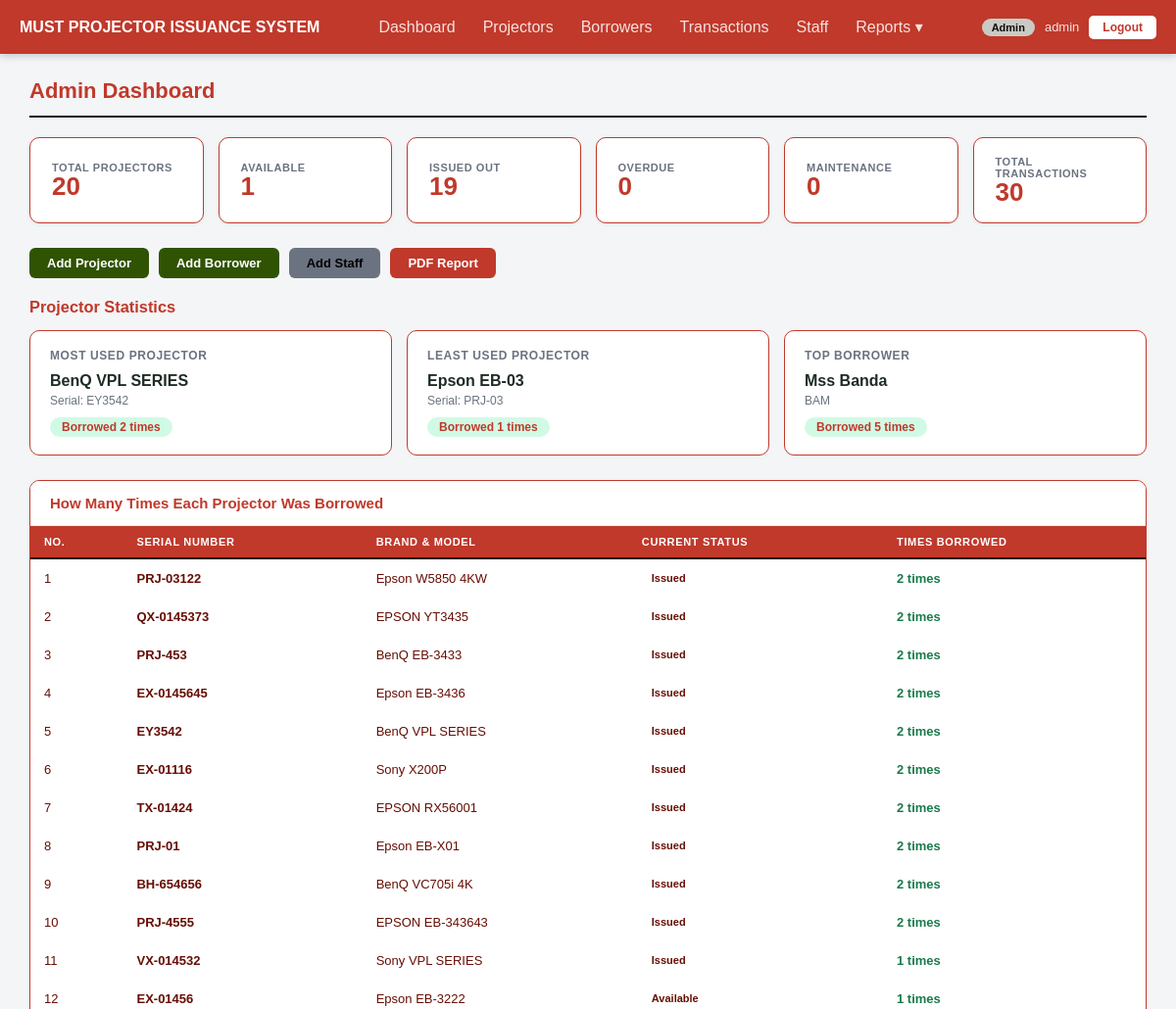
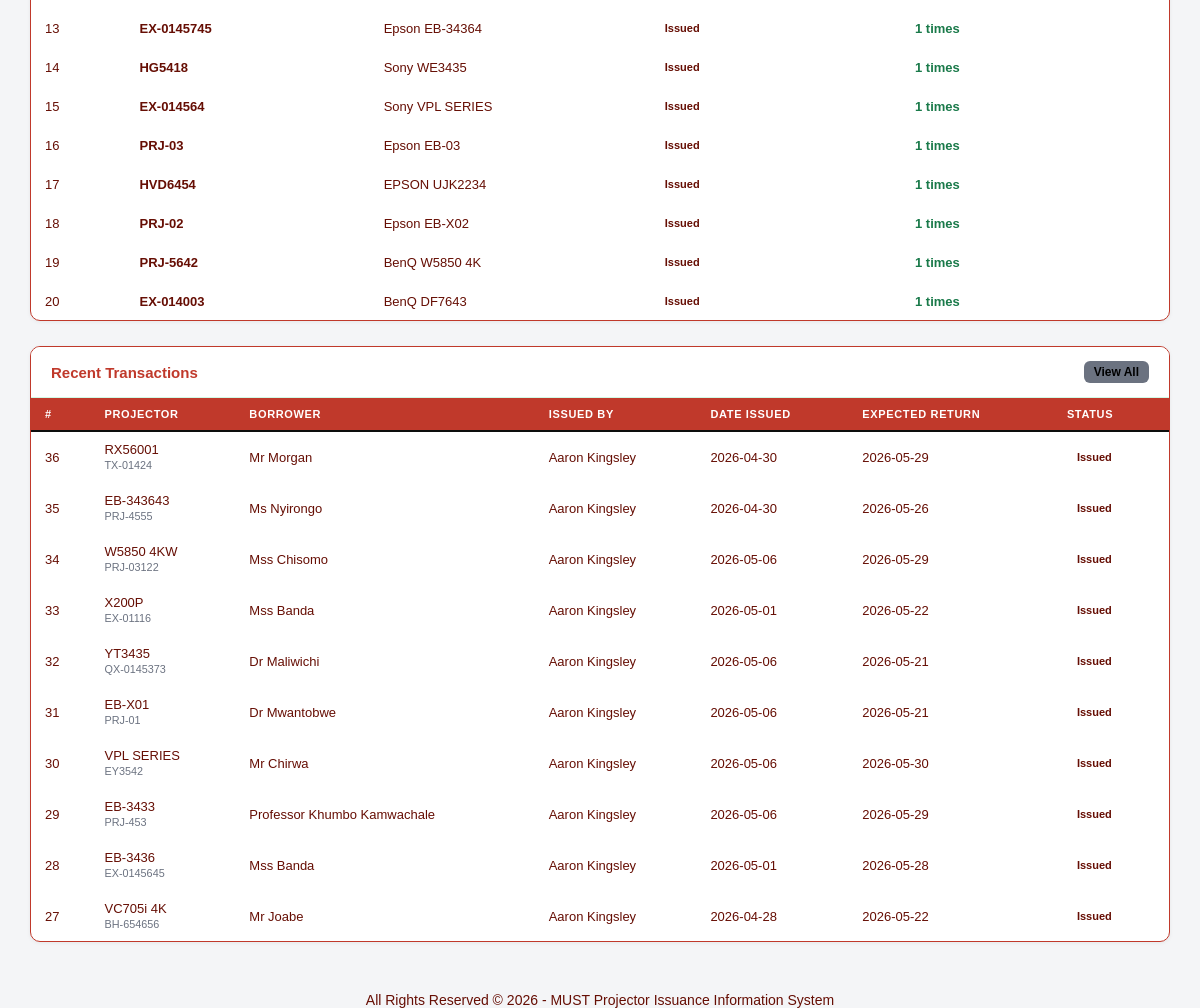
Page /admin/dashboard.php (signed in) on the committed database (2 pictures, top to bottom).
### tables this page shows
CREATE TABLE `tbl_transactions` (
  `id` int(11) NOT NULL,
  `projector_id` int(11) NOT NULL,
  `borrower_id` int(11) NOT NULL,
  `issued_by` int(11) NOT NULL,
  `purpose` text DEFAULT NULL,
  `date_issued` date NOT NULL,
  `expected_return` date NOT NULL,
  `date_returned` date DEFAULT NULL,
  `status` varchar(20) DEFAULT 'issued',
  `notes` text DEFAULT NULL,
  `created_at` timestamp NOT NULL DEFAULT current_timestamp()
);

CREATE TABLE `tbl_projectors` (
  `id` int(11) NOT NULL,
  `serial_number` varchar(100) NOT NULL,
  `brand` varchar(100) NOT NULL,
  `model` varchar(150) NOT NULL,
  `status` varchar(20) NOT NULL DEFAULT 'available',
  `condition_note` varchar(200) DEFAULT 'Good',
  `added_at` timestamp NOT NULL DEFAULT current_timestamp()
);

CREATE TABLE `tbl_borrowers` (
  `id` int(11) NOT NULL,
  `full_name` varchar(200) NOT NULL,
  `department` varchar(150) DEFAULT NULL,
  `contact` varchar(100) DEFAULT NULL,
  `email` varchar(150) DEFAULT NULL
);

CREATE TABLE `tbl_users` (
  `id` int(11) NOT NULL,
  `username` varchar(50) NOT NULL,
  `email` varchar(100) NOT NULL,
  `password` varchar(255) NOT NULL,
  `role` varchar(10) NOT NULL DEFAULT 'teller',
  `created_at` datetime DEFAULT current_timestamp(),
  `status` enum('pending','active','inactive') DEFAULT 'pending'
);

### admin/dashboard.php (the view, shortened to what this page needs)
<?php
require_once '../db.php';
$Projector_stat = mysqli_query($conn, "SELECT COUNT(*) AS total FROM tbl_projectors");
$row = mysqli_fetch_assoc($Projector_stat);
$totalProjectors = $row['total'];
$Projector_stat = mysqli_query($conn, "SELECT COUNT(*) AS total FROM tbl_projectors WHERE status = 'available'");
$row = mysqli_fetch_assoc($Projector_stat);
$totalAvailable = $row['total'];
$Projector_stat = mysqli_query($conn, "SELECT COUNT(*) AS total FROM tbl_projectors WHERE status = 'issued'");
$row = mysqli_fetch_assoc($Projector_stat);
$totalIssued = $row['total'];
$Projector_stat = mysqli_query($conn, "SELECT COUNT(*) AS total FROM tbl_projectors WHERE status = 'maintenance'");
$row = mysqli_fetch_assoc($Projector_stat);
$totalMaintenance = $row['total'];
$Projector_stat = mysqli_query($conn, "SELECT COUNT(*) AS total FROM tbl_transactions");
$row = mysqli_fetch_assoc($Projector_stat);
$totalTransactions = $row['total'];
$Projector_stat = mysqli_query($conn, "SELECT COUNT(*) AS total FROM tbl_transactions WHERE status = 'overdue'");
$row = mysqli_fetch_assoc($Projector_stat);
$totalOverdue = $row['total'];
$Projector_stat = mysqli_query($conn,
    "SELECT p.serial_number, p.brand, p.model, COUNT(t.id) AS times_borrowed
     FROM tbl_projectors p
     LEFT JOIN tbl_transactions t ON p.id = t.projector_id
     GROUP BY p.id
     ORDER BY times_borrowed DESC
     LIMIT 1"
);
$mostUsed = mysqli_fetch_assoc($Projector_stat);
$Projector_stat = mysqli_query($conn,
    "SELECT p.serial_number, p.brand, p.model, COUNT(t.id) AS times_borrowed
     FROM tbl_projectors p
     LEFT JOIN tbl_transactions t ON p.id = t.projector_id
     GROUP BY p.id
     ORDER BY times_borrowed ASC
     LIMIT 1"
);
$leastUsed = mysqli_fetch_assoc($Projector_stat);
$Projector_stat = mysqli_query($conn,
    "SELECT b.full_name, b.department, COUNT(t.id) AS times_borrowed
     FROM tbl_borrowers b
     LEFT JOIN tbl_transactions t ON b.id = t.borrower_id
     GROUP BY b.id
     ORDER BY times_borrowed DESC
     LIMIT 1"
);
$topBorrower = mysqli_fetch_assoc($Projector_stat);
$usageResult = mysqli_query($conn,
    "SELECT p.serial_number, p.brand, p.model, p.status, COUNT(t.id) AS times_borrowed
     FROM tbl_projectors p
     LEFT JOIN tbl_transactions t ON p.id = t.projector_id
     GROUP BY p.id
     ORDER BY times_borrowed DESC"
);
$recentResult = mysqli_query($conn,
    "SELECT
        t.id,
        t.date_issued,
        t.expected_return,
        t.status,
        p.model         AS projector_model,
        p.serial_number AS serial_number,
        b.full_name     AS borrower_name,
        u.username      AS issued_by
     FROM tbl_transactions t
     JOIN tbl_projectors p ON t.projector_id = p.id
     JOIN tbl_borrowers  b ON t.borrower_id  = b.id
     JOIN tbl_users      u ON t.issued_by    = u.id
     ORDER BY t.created_at DESC
     LIMIT 10"
);
require_once '../includes/header.php';
?>
<div class="stats-row">
    <div class="stat-card">
        <div>
            <div class="stat-label">Total Projectors</div>
            <div class="stat-number"><?php echo $totalProjectors; ?></div>
        </div>
    </div>
    <div class="stat-card">
        <div>
            <div class="stat-label">Available</div>
            <div class="stat-number"><?php echo $totalAvailable; ?></div>
        </div>
    </div>
    <div class="stat-card orange">
        <div>
            <div class="stat-label">Issued Out</div>
            <div class="stat-number"><?php echo $totalIssued; ?></div>
        </div>
    </div>
    <div class="stat-card red">
        <div>
            <div class="stat-label">Overdue</div>
            <div class="stat-number"><?php echo $totalOverdue; ?></div>
        </div>
    </div>
    <div class="stat-card purple">
        <div>
            <div class="stat-label">Maintenance</div>
            <div class="stat-number"><?php echo $totalMaintenance; ?></div>
        </div>
    </div>
    <div class="stat-card blue">
        <div>
            <div class="stat-label">Total Transactions</div>
            <div class="stat-number"><?php echo $totalTransactions; ?></div>
        </div>
    </div>
</div>
<div class="action-row">
    <a href="projectors.php"                  class="btn btn-green">Add Projector</a>
    <a href="borrowers.php"                   class="btn btn-green">Add Borrower</a>
    <a href="users.php"                       class="btn btn-grey" >Add Staff</a>
    <a href="../reports/all_transactions.php" class="btn btn-gold" >PDF Report</a>
</div>
<h3 style="color:#c0392b; margin-bottom:14px;">Projector Statistics</h3>
<div class="stats-row" style="margin-bottom:25px;">
    <div class="stat-info-box">
        <div class="stat-info-label">Most Used Projector</div>
        <div class="stat-info-value">
            <?php echo $mostUsed['brand']; ?> <?php echo $mostUsed['model']; ?>
        </div>
        <div class="stat-info-sub">
            Serial: <?php echo $mostUsed['serial_number']; ?>
        </div>
        <div class="stat-info-count">
            Borrowed <?php echo $mostUsed['times_borrowed']; ?> times
        </div>
    </div>
    <div class="stat-info-box">
        <div class="stat-info-label">Least Used Projector</div>
        <div class="stat-info-value">
            <?php echo $leastUsed['brand']; ?> <?php echo $leastUsed['model']; ?>
        </div>
        <div class="stat-info-sub">
            Serial: <?php echo $leastUsed['serial_number']; ?>
        </div>
        <div class="stat-info-count">
            Borrowed <?php echo $leastUsed['times_borrowed']; ?> times
        </div>
    </div>
    <div class="stat-info-box">
        <div class="stat-info-label">Top Borrower</div>
        <div class="stat-info-value">
            <?php echo $topBorrower['full_name']; ?>
        </div>
        <div class="stat-info-sub">
            <?php echo $topBorrower['department']; ?>
        </div>
        <div class="stat-info-count">
            Borrowed <?php echo $topBorrower['times_borrowed']; ?> times
        </div>
    </div>
</div>
<div class="card" style="margin-bottom:25px;">
    <div class="card-header">
        <h3>How Many Times Each Projector Was Borrowed</h3>
    </div>
    <table>
        <thead>
            <tr>
                <th>No.</th>
                <th>Serial Number</th>
                <th>Brand &amp; Model</th>
                <th>Current Status</th>
                <th>Times Borrowed</th>
            </tr>
        </thead>
        <tbody>
        <?php
        $number = 1;
        while ($p = mysqli_fetch_assoc($usageResult)):
        ?>
            <tr>
                <td><?php echo $number; ?></td>
                <td><strong><?php echo $p['serial_number']; ?></strong></td>
                <td><?php echo $p['brand']; ?> <?php echo $p['model']; ?></td>
                <td>
                    <span class="badge badge-<?php echo $p['status']; ?>">
                        <?php echo $p['status']; ?>
                    </span>
                </td>
                <td>
                    <?php if ($p['times_borrowed'] > 0): ?>
                        <strong style="color:#1a7a4a;">
                            <?php echo $p['times_borrowed']; ?> times
                        </strong>
                    <?php else: ?>
                        <span class="text-grey">Never borrowed</span>
                    <?php endif; ?>
                </td>
            </tr>
        <?php
            $number++;
        endwhile;
        ?>
        </tbody>
    </table>
</div>
<div class="card">
    <div class="card-header">
        <h3>Recent Transactions</h3>
        <a href="transactions.php" class="btn btn-grey btn-small">View All</a>
    </div>
    <table>
        <thead>
            <tr>
                <th>#</th>
                <th>Projector</th>
                <th>Borrower</th>
                <th>Issued By</th>
                <th>Date Issued</th>
                <th>Expected Return</th>
                <th>Status</th>
            </tr>
        </thead>
        <tbody>
        <?php if (mysqli_num_rows($recentResult) == 0): ?>
            <tr>
                <td colspan="7" class="text-center text-grey" style="padding:20px;">
                    No transactions yet.
                </td>
            </tr>
        <?php else: ?>
            <?php while ($tx = mysqli_fetch_assoc($recentResult)): ?>
            <tr>
                <td><?php echo $tx['id']; ?></td>
                <td>
                    <?php echo $tx['projector_model']; ?><br>
                    <small class="text-grey"><?php echo $tx['serial_number']; ?></small>
                </td>
                <td><?php echo $tx['borrower_name']; ?></td>
                <td><?php echo $tx['issued_by']; ?></td>
                <td><?php echo $tx['date_issued']; ?></td>
                <td><?php echo $tx['expected_return']; ?></td>
                <td>
                    <span class="badge badge-<?php echo $tx['status']; ?>">
                        <?php echo $tx['status']; ?>
                    </span>
                </td>
            </tr>
            <?php endwhile; ?>
        <?php endif; ?>
        </tbody>
    </table>
</div>
<?php require_once '../includes/footer.php'; ?>

### rows in the picture
tbl_transactions: id "36", projector.model "RX56001", projector.serial_number "TX-01424", borrower.full_name "Mr Morgan", issued_by.username "Aaron Kingsley", date_issued "2026-04-30", expected_return "2026-05-29", status "Issued"
tbl_transactions: id "35", projector.model "EB-343643", projector.serial_number "PRJ-4555", borrower.full_name "Ms Nyirongo", issued_by.username "Aaron Kingsley", date_issued "2026-04-30", expected_return "2026-05-26", status "Issued"
tbl_transactions: id "34", projector.model "W5850 4KW", projector.serial_number "PRJ-03122", borrower.full_name "Mss Chisomo", issued_by.username "Aaron Kingsley", date_issued "2026-05-06", expected_return "2026-05-29", status "Issued"
tbl_transactions: id "33", projector.model "X200P", projector.serial_number "EX-01116", borrower.full_name "Mss Banda", issued_by.username "Aaron Kingsley", date_issued "2026-05-01", expected_return "2026-05-22", status "Issued"
tbl_transactions: id "32", projector.model "YT3435", projector.serial_number "QX-0145373", borrower.full_name "Dr Maliwichi", issued_by.username "Aaron Kingsley", date_issued "2026-05-06", expected_return "2026-05-21", status "Issued"
tbl_transactions: id "31", projector.model "EB-X01", projector.serial_number "PRJ-01", borrower.full_name "Dr Mwantobwe", issued_by.username "Aaron Kingsley", date_issued "2026-05-06", expected_return "2026-05-21", status "Issued"
tbl_transactions: id "30", projector.model "VPL SERIES", projector.serial_number "EY3542", borrower.full_name "Mr Chirwa", issued_by.username "Aaron Kingsley", date_issued "2026-05-06", expected_return "2026-05-30", status "Issued"
tbl_transactions: id "29", projector.model "EB-3433", projector.serial_number "PRJ-453", borrower.full_name "Professor Khumbo Kamwachale", issued_by.username "Aaron Kingsley", date_issued "2026-05-06", expected_return "2026-05-29", status "Issued"
tbl_transactions: id "28", projector.model "EB-3436", projector.serial_number "EX-0145645", borrower.full_name "Mss Banda", issued_by.username "Aaron Kingsley", date_issued "2026-05-01", expected_return "2026-05-28", status "Issued"
tbl_transactions: id "27", projector.model "VC705i 4K", projector.serial_number "BH-654656", borrower.full_name "Mr Joabe", issued_by.username "Aaron Kingsley", date_issued "2026-04-28", expected_return "2026-05-22", status "Issued"

### other values in the picture
$displayName "admin"
$pageTitle "Admin Dashboard"
$totalProjectors "20"
$totalAvailable "1"
$totalIssued "19"
$totalOverdue "0"
$totalMaintenance "0"
$totalTransactions "30"
$mostUsed['brand'] "BenQ"
$mostUsed['model'] "VPL SERIES"
$mostUsed['serial_number'] "EY3542"
$mostUsed['times_borrowed'] "2"
$leastUsed['brand'] "Epson"
$leastUsed['model'] "EB-03"
$leastUsed['serial_number'] "PRJ-03"
